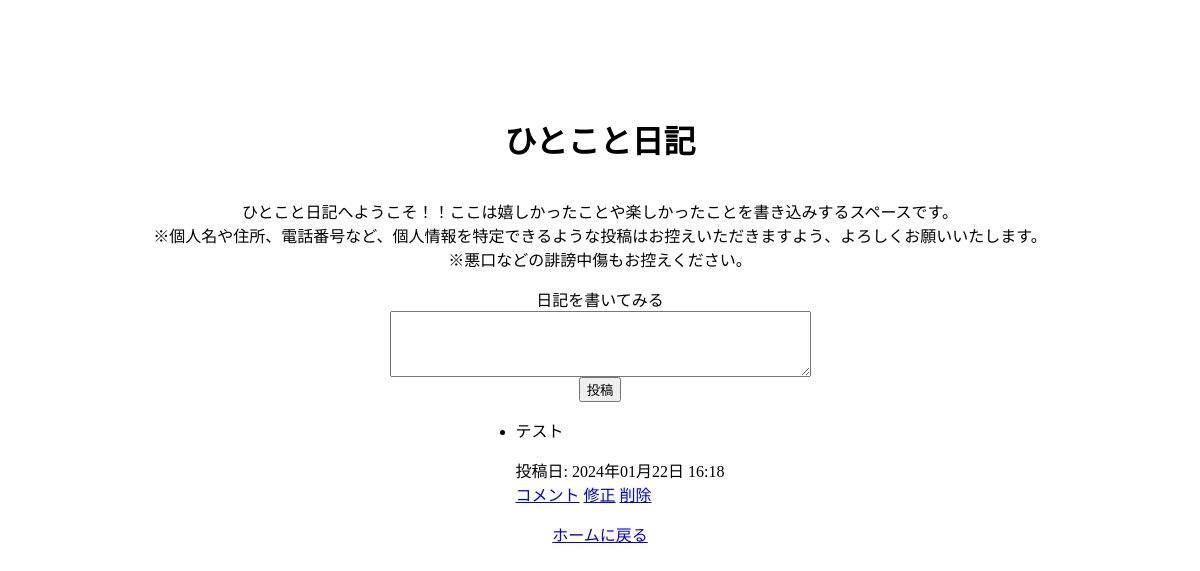
Page /Unityapp/diary/ on the earlier database version.
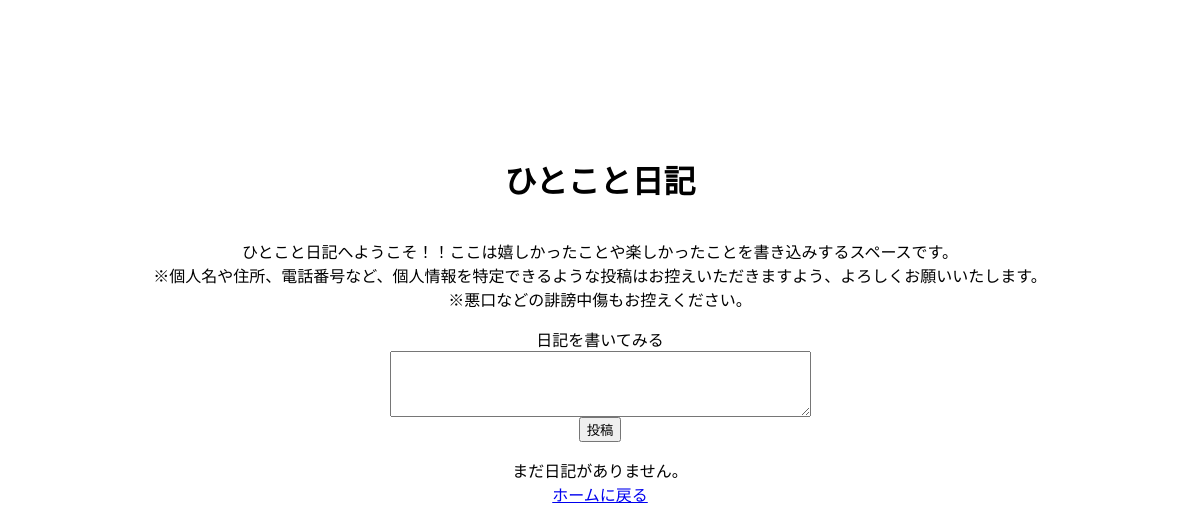
Same page on the later database version.
### Unityapp/models.py (models this page shows, shortened)
class DiaryEntry(models.Model):
    content = models.TextField()
    created_at = models.DateTimeField(auto_now_add=True)

### Unityapp/views.py (the view, shortened to what this page needs)
# urls.py: path('diary/', DiaryView.as_view(), name='diary'),
class DiaryView(View):
    def get(self, request):
        entries = DiaryEntry.objects.all()
        return render(request, 'diary.html', {'entries': entries, 'form': DiaryEntryForm()})

### Unityapp/forms.py
class DiaryEntryForm(forms.ModelForm):
    class Meta:
        model = DiaryEntry
        fields = ['content']

### Unityapp/templates/diary.html (shortened to what this page needs)
<!DOCTYPE html>
<html lang="ja">
<head>
</head>
<body>
    <h1>ひとこと日記</h1>
    <p>ひとこと日記へようこそ！！ここは嬉しかったことや楽しかったことを書き込みするスペースです。</p>
    <p1>※個人名や住所、電話番号など、個人情報を特定できるような投稿はお控えいただきますよう、よろしくお願いいたします。</p1>
    <p2>※悪口などの誹謗中傷もお控えください。</p2>
    <form method="post" action="{% url 'diary' %}">
    <p>日記を書いてみる</p>
    <textarea name="content" rows="4" cols="50"></textarea>
    <button type="submit">投稿</button>
    </form>
    {% if entries %}
        <ul>
            {% for entry in entries %}
                <li>
                    {{ entry.content }}
                    <p>投稿日: {{ entry.created_at|date:'Y年m月d日 H:i' }}</p>
                    <a href="{% url 'diary_detail' entry.id %}">コメント</a>
                    <a href="{% url 'edit_diary' entry.id %}">修正</a>
                    <a href="{% url 'delete_diary' entry.id %}">削除</a>
                </li>
            {% endfor %}
        </ul>
    {% else %}
        <p>まだ日記がありません。</p>
    {% endif %}
    <a href="{% url 'home_home' %}">ホームに戻る</a>
</body>
</html>

Differences in the rows shown:
removed DiaryEntry: content "テスト", created_at "2024年01月22日 16:18"
Other differences:
text now shown: "まだ日記がありません。"
